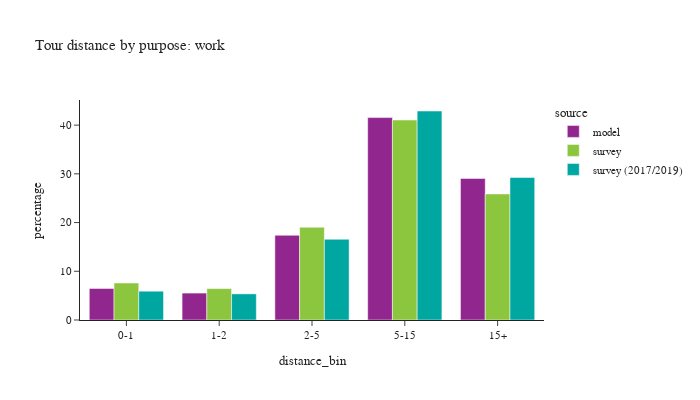

Notebook code for this chart:
### Code cell
plot_bins(tour, tour['pdpurp'] == 1, 'work')

### Figure 1 — Plotly figure (JSON) as saved in the notebook; plotly's stock layout.template omitted (floating-point values rounded to 4 significant figures)
{"data": [{"alignmentgroup": "True", "customdata": [[89380], [76364], [240241], [573928], [401399]], "hovertemplate": "source=model<br>distance_bin=%{x}<br>percentage=%{y}<br>sample count=%{customdata[0]}<extra></extra>", "legendgroup": "model", "marker": {"color": "#91268F", "pattern": {"shape": ""}}, "name": "model", "offsetgroup": "model", "orientation": "v", "showlegend": true, "textposition": "auto", "type": "bar", "x": ["0-1", "1-2", "2-5", "5-15", "15+"], "xaxis": "x", "y": [6.471, 5.528, 17.39, 41.55, 29.06], "yaxis": "y"}, {"alignmentgroup": "True", "customdata": [[330], [263], [575], [917], [464]], "hovertemplate": "source=survey<br>distance_bin=%{x}<br>percentage=%{y}<br>sample count=%{customdata[0]}<extra></extra>", "legendgroup": "survey", "marker": {"color": "#8CC63E", "pattern": {"shape": ""}}, "name": "survey", "offsetgroup": "survey", "orientation": "v", "showlegend": true, "textposition": "auto", "type": "bar", "x": ["0-1", "1-2", "2-5", "5-15", "15+"], "xaxis": "x", "y": [7.588, 6.449, 19.04, 41.05, 25.87], "yaxis": "y"}, {"alignmentgroup": "True", "customdata": [[1146], [1054], [2056], [3169], [1329]], "hovertemplate": "source=survey (2017/2019)<br>distance_bin=%{x}<br>percentage=%{y}<br>sample count=%{customdata[0]}<extra></extra>", "legendgroup": "survey (2017/2019)", "marker": {"color": "#00A7A0", "pattern": {"shape": ""}}, "name": "survey (2017/2019)", "offsetgroup": "survey (2017/2019)", "orientation": "v", "showlegend": true, "textposition": "auto", "type": "bar", "x": ["0-1", "1-2", "2-5", "5-15", "15+"], "xaxis": "x", "y": [5.914, 5.367, 16.57, 42.9, 29.25], "yaxis": "y"}], "layout": {"barmode": "group", "font": {"size": 11}, "height": 400, "legend": {"title": {"text": "source"}, "tracegroupgap": 0}, "title": {"text": "Tour distance by purpose: work"}, "width": 700, "xaxis": {"anchor": "y", "domain": [0.0, 1.0], "title": {"text": "distance_bin"}}, "yaxis": {"anchor": "x", "domain": [0.0, 1.0], "title": {"text": "percentage"}}}}
